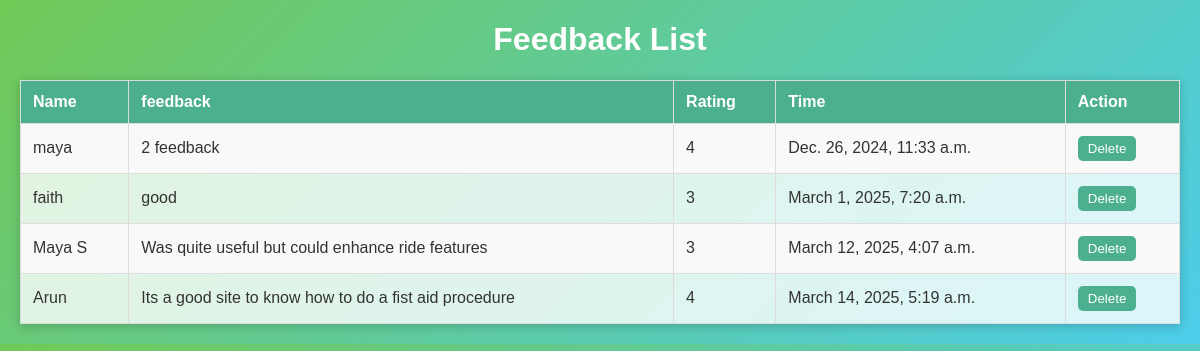
/feedbacklist/, run on the app's committed database.
### fapk/models.py (models this page shows)
class Feedback(models.Model):
    RATING_CHOICES = [
        (1, '1'),
        (2, '2'),
        (3, '3'),
        (4, '4'),
        (5, '5'),
    ]
    name = models.CharField(max_length=100)
    feedback_text = models.TextField()
    rating = models.IntegerField(choices=RATING_CHOICES)
    created_at = models.DateTimeField(auto_now_add=True)

### fapk/views.py (the view)
# urls.py: path('feedbacklist/',views.feedbacklist,name='feedbacklist'),
def feedbacklist(request):
    user=Feedback.objects.all()
    return render(request,'feedbacklist.html',{'user':user})

### fapk/templates/feedbacklist.html (shortened to what this page needs)
{% load static %}
<!DOCTYPE html>
<html lang="en">
<head>
</head>
<body>
    <h1>Feedback List</h1>
    <table>
         <tr>
             <th> Name</th>
             <th>feedback</th>
             <th>Rating</th>
             <th>Time</th>
             <th>Action</th>
         </tr>
         {% for user in user %}
         <tr>
             <td>{{user.name}}</td>
             <td>{{user.feedback_text}}</td>
             <td>{{user.rating}}</td>
             <td>{{user.created_at}}</td>
            <td>
                    <a href="/deletefeed/{{user.id}}">
                        <button class="delete-button">Delete</button>
                    </a>
            </td>
         </tr>
         {% endfor %}
      </table>
 </body>
 </html>

### fapk/templates/feedbacklist.html (style rules this page uses)
body { font-family: Arial, sans-serif; background: linear-gradient(135deg,rgb(113, 201, 86),rgb(76, 205, 234)); margin: 20px; color: #333; }
h1 { font-family: 'Poppins', sans-serif; text-align: center; color: white; }
table { width: 100%; border-collapse: collapse; margin-top: 20px; background-color: rgba(255, 255, 255, 0.8); box-shadow: 0 2px 10px rgba(0, 0, 0, 0.2); }
th, td { padding: 12px; text-align: left; border: 1px solid #dddddd; }
th { background-color:rgb(76, 175, 142); color: white; }
tr:nth-child(even) { background-color:rgb(249, 249, 249); }
button { background-color:rgb(76, 175, 144); color: white; border: none; padding: 5px 10px; cursor: pointer; border-radius: 5px; }

### data on the page
Feedback: name "maya", feedback_text "2 feedback", rating "4", created_at "Dec. 26, 2024, 11:33 a.m."
Feedback: name "faith", feedback_text "good", rating "3", created_at "March 1, 2025, 7:20 a.m."
Feedback: name "Maya S", feedback_text "Was quite useful but could enhance ride features", rating "3", created_at "March 12, 2025, 4:07 a.m."
Feedback: name "Arun", feedback_text "Its a good site to know how to do a fist aid procedure", rating "4", created_at "March 14, 2025, 5:19 a.m."
